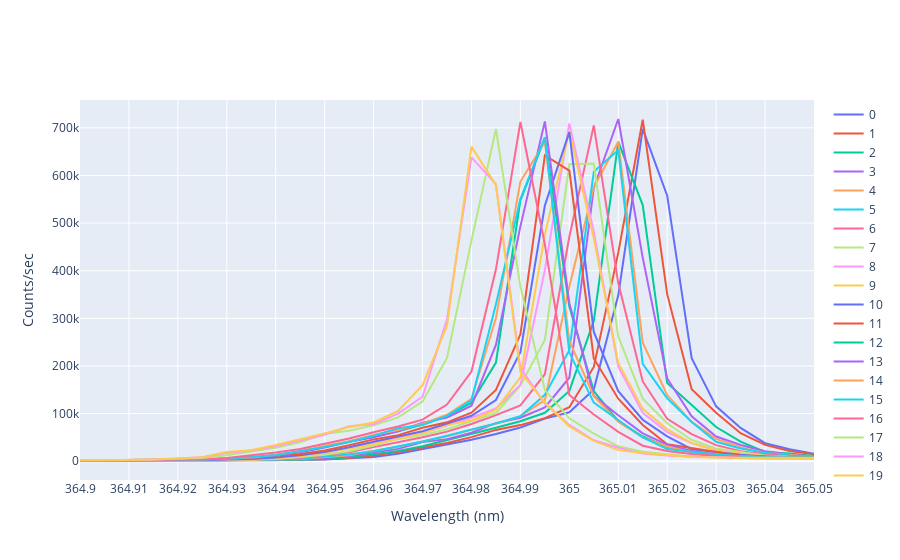

The notebook cell saved with this chart:
### Code cell
import numpy as np
import matplotlib.pyplot as plt
import pandas as pd
import plotly.express as px
import plotly.graph_objects as go

FileNames = [0]*20
for i in range(len(FileNames)):
    string = 'Default (%.0f)' %(i+27)
    FileNames[i] = [string]
    print(FileNames[i])

fig = go.Figure()

for j in range(len(FileNames)):

    df = pd.read_csv(FileNames[j][0])
    dataWheader = np.array(df)

    data = dataWheader[2::]
    Wavelength = [0]*len(data) 
    Count = [0]*len(data)
    MaxLoc = [0]*len(data)
    for i in range(len(data)):
        step_0 = str(data[i]).split('\\t')
        Wavelength[i] = float(step_0[0][2::])
        Count[i] = float(step_0[1][0:-2])
    
     # Add traces
    fig.add_trace(go.Scatter(x=Wavelength, y=Count,
                    mode='lines',
                    name='%.0f' %j))

#plt.legend()
#plt.xlim(364.85, 365.025)
#lgd = ax.legend(bbox_to_anchor=(1.1, 0.1))
#text = ax.text(-0.2,1.05, "Default25to35", transform=ax.transAxes) # CHANGE K_RANGE
#go.savefig('June18_recalibration2_cursor.png', bbox_extra_artists=(lgd, text), bbox_inches='tight')

fig['layout']['xaxis'].update(title='Wavelength (nm)', range=[364.9, 365.05], dtick=0.01, autorange=False)
fig['layout']['yaxis'].update(title='Counts/sec', autorange=True)
fig.show()
